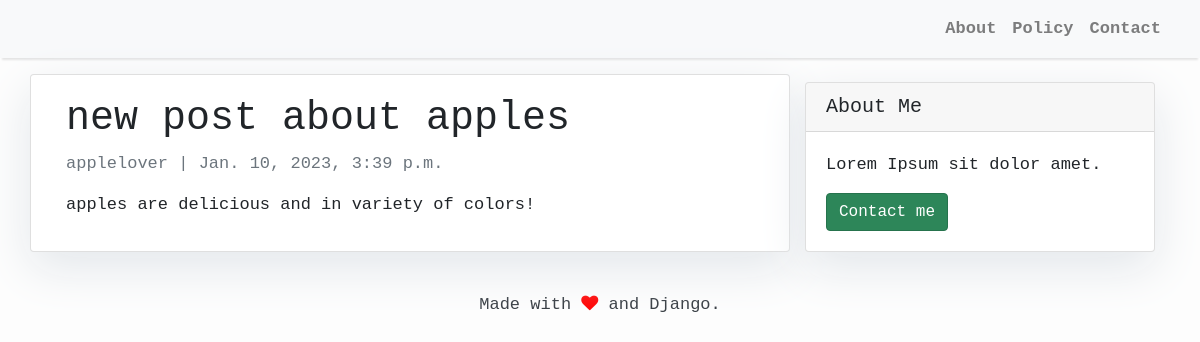
The page /about_apples/ on the database its author committed.
### blog_app/models.py (models this page shows, shortened)
class BaseModel(models.Model):
    objects = models.Manager()
    class Meta:
        abstract = True

class Post(BaseModel):
    title = models.CharField(max_length=300, unique=True)
    slug = models.SlugField(max_length=300, unique=True)
    author = models.ForeignKey(User, on_delete=models.CASCADE, related_name='blog_posts')
    content = models.TextField()
    status = models.IntegerField(choices=STATUS, default=0)
    created_at = models.DateTimeField(auto_now_add=True)
    updated_at = models.DateTimeField(auto_now=True)
    class Meta:
        ordering = ['-created_at']

### blog_app/views.py (the view)
# urls.py: path('<slug:slug>/', views.PostDetail.as_view(),  name='post_detail'),
class PostDetail(generic.DetailView):
    model = Post
    template_name = 'post_detail.html'

### blog_app/templates/post_detail.html
{% extends 'base.html' %} {% block content %}
<div class="container">
  <div class="row">
    <div class="col-md-8 card mb-4 mt-3 left top">
      <div class="card-body">
        <h1>{% block title %} {{ object.title }} {% endblock title %}</h1>
        <p class=" text-muted">{{ post.author }} | {{ post.created_at }}</p>
        <p class="card-text ">{{ object.content | safe }}</p>
      </div>
    </div>
    {% block sidebar %} {% include 'sidebar.html' %} {% endblock sidebar %}
  </div>
</div>
{% endblock content %}

### blog_app/templates/base.html (style rules this page uses)
body { font-family: "Lucida Console", monospace; font-size: 17px; background-color: #fdfdfd; }

### blog_app/templates/sidebar.html (style rules this page uses)
.card { box-shadow: 0 16px 48px #E3E7EB; }

### rows shown on the page
Post: title "new post about apples", author "applelover", created_at "Jan. 10, 2023, 3:39 p.m.", content "apples are delicious and in variety of colors!"
